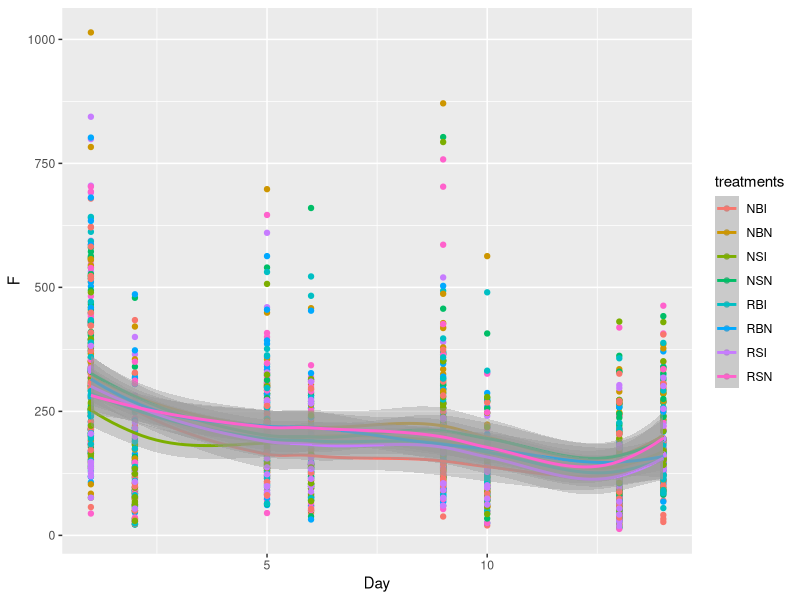
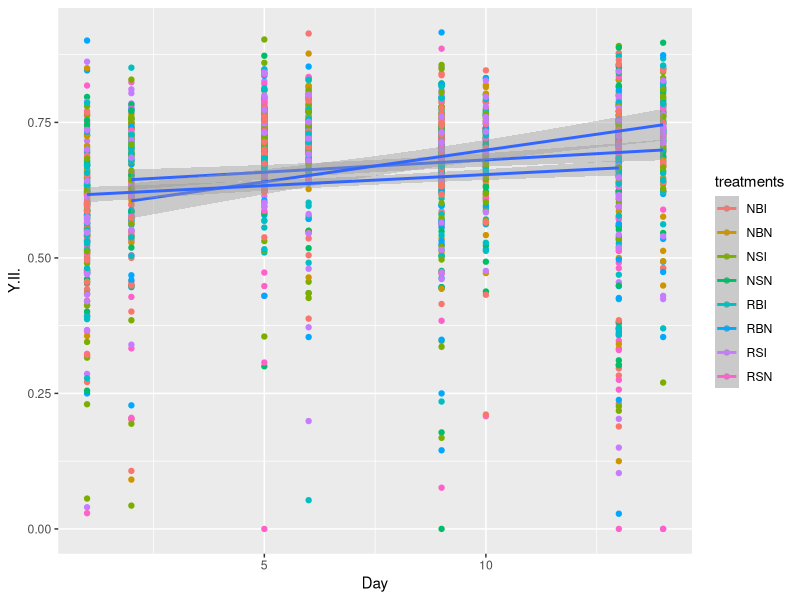
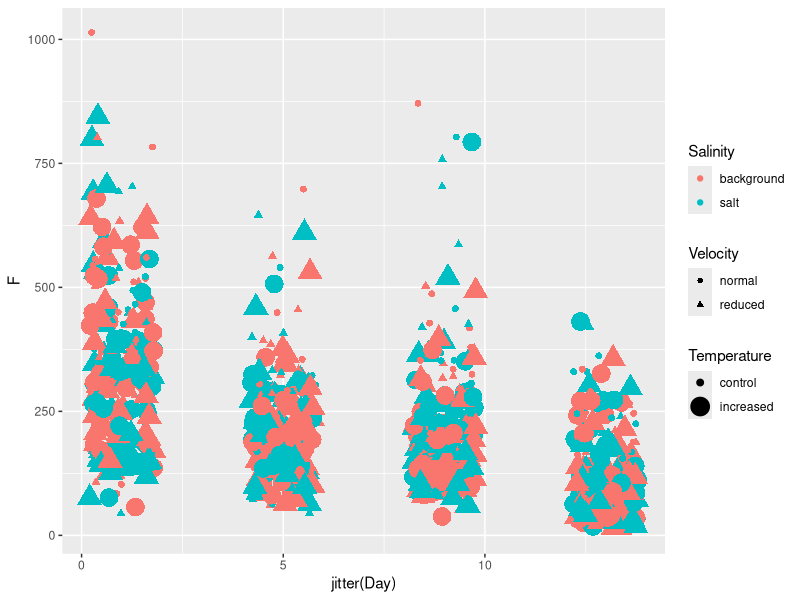
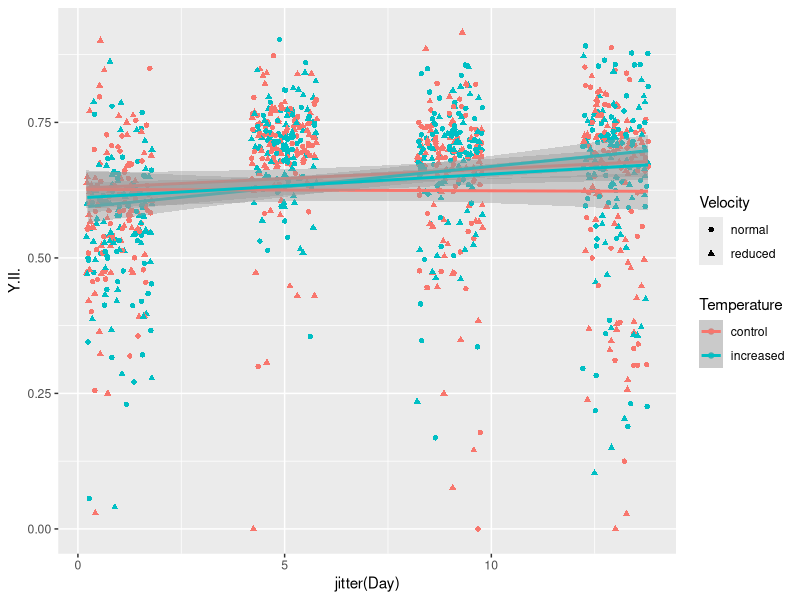
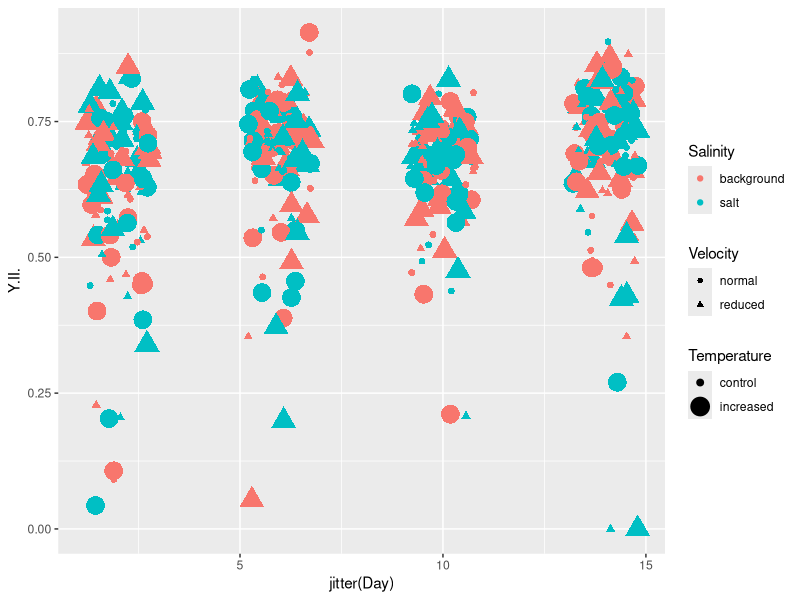
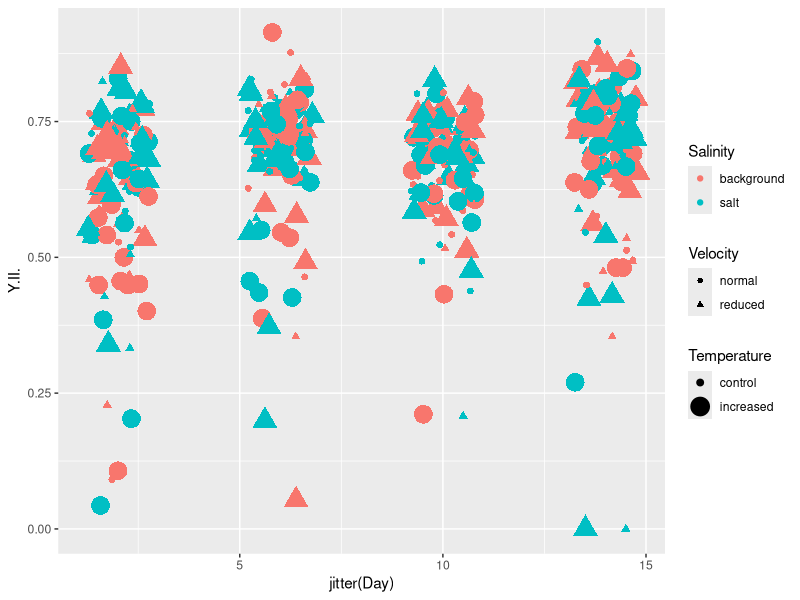
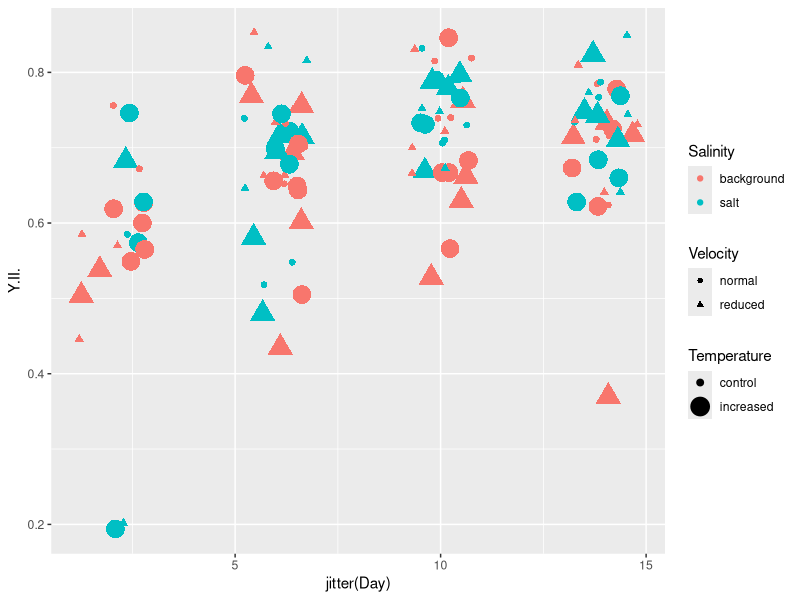
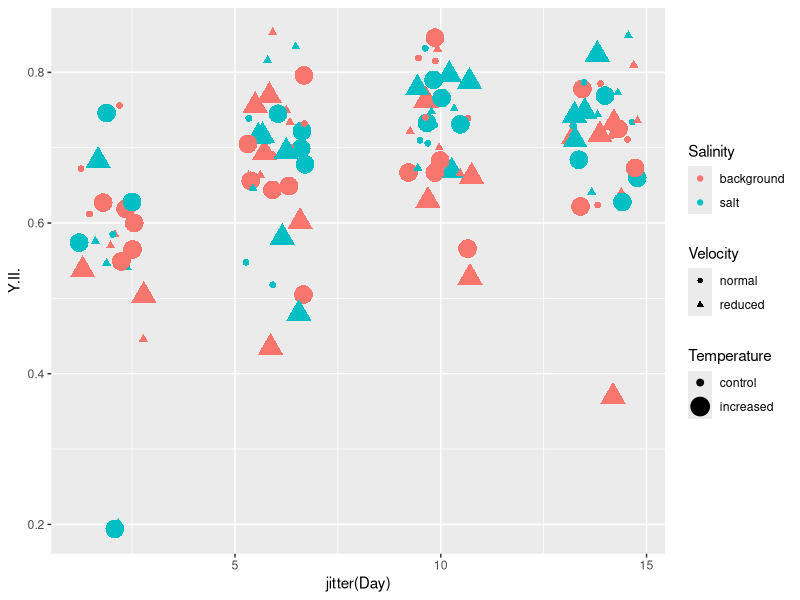

Recreate these plots in R, in order.
library(ggplot2)
library(dplyr)
dat <- read.csv("PAM2022_full.csv")

dat$Temperature[dat$Temperature == "normal"] <- "control"
dat$Temperature <- factor(dat$Temperature)
dat$Salinity <- factor(dat$Salinity)
dat$Velocity <- factor(dat$Velocity)

ggplot(dat, aes(x = Day, y = F, color = treatments)) + geom_point() + geom_smooth()

ggplot(dat, aes(x = Day, y = Y.II., group = Phase, color = treatments)) + geom_point() + geom_smooth(method = "lm")

# change in yield during stressor phase:
m1.y <- lm(Y.II. ~ Day, data = dat, subset = Phase == "stress")
summary(m1.y)
# significant, but very minor increase 

# trend in F0 during stressor phase:
m1.f <- lm(F ~ Day, data = dat, subset = Phase == "stress")
summary(m1.f)
# F0 decreases during stressor phase

# split by treatments:
m2.f <- lm(F ~ Day * (Velocity + Salinity + Temperature), data = dat, subset = Phase == "stress")
summary(m2.f)
# significant decrease in Y.2 over stressor phase
# no difference either in averages or trends between main treatments
m2.f.a <- lm(F ~ Day + Velocity + Salinity + Temperature, data = dat, subset = Phase == "stress")
summary(m2.f.a)
# ANCOVA with common slopes shows strong negative effect of increased T
AIC(m2.f, m2.f.a)
# common slopes the better model

ggplot(data = filter(dat, Phase == "stress"), aes(x = jitter(Day), y = F, shape = Velocity, size = Temperature, color = Salinity)) + geom_point()

# yield:
m2.y <- lm(Y.II. ~ Day * (Velocity + Salinity + Temperature), data = dat, subset = Phase == "stress")
summary(m2.y)
# higher T or lower velocity --> slight increase in yield
m2.y.a <- lm(Y.II. ~ Day + Velocity + Salinity + Temperature, data = dat, subset = Phase == "stress")
summary(m2.y.a)
# with common slopes model, reduced velocity seems to have the strongest (negative) effect
m2.y.b <- lm(Y.II. ~ Salinity + Day * (Velocity + Temperature), data = dat, subset = Phase == "stress")
summary(m2.y.b)
# slight, but significant positive trend with time
# reduced velocity slight negative, increased T slight positive effect on slope
AIC(m2.y, m2.y.a, m2.y.b)
# model b looks best by AIC

ggplot(data = filter(dat, Phase == "stress"), aes(x = jitter(Day), y = Y.II., F, shape = Velocity, color = Temperature)) + geom_point() +
  geom_smooth(method = "lm")


##### during recovery phase:
# split by treatments:
m2.f.r <- lm(F ~ Day * (Velocity + Salinity + Temperature), data = dat, subset = Phase == "recovery")
summary(m2.f.r)
# increase in F0 during recovery phase; lower levels at increased T; lower increase under reduced velocity
ggplot(data = filter(dat, Phase == "recovery"), aes(x = jitter(Day), y = Y.II., shape = Velocity, size = Temperature, color = Salinity)) + geom_point()

# yield:
m2.y.r <- lm(Y.II. ~ Day * (Velocity + Salinity + Temperature), data = dat, subset = Phase == "recovery")
summary(m2.y.r)
# slight positive trend, no differences
ggplot(data = filter(dat, Phase == "recovery"), aes(x = jitter(Day), y = Y.II., F, shape = Velocity, size = Temperature, color = Salinity)) + geom_point()

##### recovery phase, clean surface:
# split by treatments:
m2.f.s <- lm(F ~ Day * (Velocity + Salinity + Temperature), data = dat, subset = Phase == "recovery_scraped")
summary(m2.f.s)
# strong positive trend, no differences among treatments
ggplot(data = filter(dat, Phase == "recovery_scraped"), aes(x = jitter(Day), y = Y.II., shape = Velocity, size = Temperature, color = Salinity)) + geom_point()

# yield:
m2.y.s <- lm(Y.II. ~ Day * (Velocity + Salinity + Temperature), data = dat, subset = Phase == "recovery_scraped")
summary(m2.y.s)
# slight positive trend, slightly stronger under salt; no other differences
ggplot(data = filter(dat, Phase == "recovery_scraped"), aes(x = jitter(Day), y = Y.II., F, shape = Velocity, size = Temperature, color = Salinity)) + geom_point()

####
#### recovery phase: is there a difference between colonized and free surfaces?
##### recovery phase, clean surface:
# split by treatments:
m3.f <- lm(F ~ Phase + Day * (Velocity + Salinity + Temperature), data = dat, subset = (Phase == "recovery_scraped" | Phase == "recovery"))
summary(m3.f)
# slight positive trend, scraped starts much lower, low velocity slightly faster decrease than rest
m3.f.a <- lm(F ~ Phase * Day * (Velocity + Salinity + Temperature), data = dat, subset = (Phase == "recovery_scraped" | Phase == "recovery"))
summary(m3.f.a)
# scraped starts almost by zero (makes sense); no overall trend for colonized surfaces, positive trend for scraped, with little heterogeneity
AIC(m3.f, m3.f.a)
# the second one better by AIC

# yield:
m3.y <- lm(Y.II. ~ Phase + Day * (Velocity + Salinity + Temperature) , data = dat, subset = (Phase == "recovery_scraped" | Phase == "recovery"))
summary(m3.y)
# slight positive trend, slightly stronger under salt; no other differences
m3.y.a <- lm(Y.II. ~ Phase * Day * (Velocity + Salinity + Temperature) , data = dat, subset = (Phase == "recovery_scraped" | Phase == "recovery"))
summary(m3.y.a)
# slight positive trend overall; no heterogeneity
AIC(m3.y, m3.y.a)
# the simpler mode here slightly better by AIC, but basically both say the same

ggplot(data = filter(dat, Phase == "recovery_scraped"), aes(x = jitter(Day), y = Y.II., F, shape = Velocity, size = Temperature, color = Salinity)) + geom_point()

##### Looking at final days of stressor / recovery phase only:
lastday.stress <- max(dat$Day[dat$Phase == "stress"])
lastday.recovery <- max(dat$Day[dat$Phase == "recovery"])

dat.lastdays <- dat[dat$Day == lastday.stress | dat$Day == lastday.recovery,]
dat.lastdays$Phase <- factor(dat.lastdays$Phase, levels = c("stress", "recovery", "recovery_scraped"))

# F0:
ml.f <- lm(F ~ Phase, dat = dat.lastdays)
summary(ml.f)
# final day F0 (~ photosynth. biomass) increases during recovery, but increase on scraped surface much stronger

# Y:
ml.y <- lm(Y.II. ~ Phase, dat = dat.lastdays)
summary(ml.y)
# final day yield (~ photosynth. health) ok even at end of stressor phase; but increases during recovery, 
# increase on scraped surface much stronger

## split by treatments:
# F0 at end of stressor phase:
ml.f.s <- lm(F ~ Salinity + Temperature + Velocity, dat = dat.lastdays, subset = Phase == "stress")
summary(ml.f.s)
# T increase has a negative effect

ml.f.s.i <- lm(F ~ Salinity * Temperature * Velocity, dat = dat.lastdays, subset = Phase == "stress")
summary(ml.f.s.i)
# no nothing with interactions


# F0 at end of recovery phase:
ml.f.r <- lm(F ~ Salinity + Temperature + Velocity, dat = dat.lastdays, subset = Phase == "recovery")
summary(ml.f.r)
# T increase has a slight negative effect

# F0 at end of recovery phase for scraped surfaces:
ml.f.rs <- lm(F ~ Salinity + Temperature + Velocity, dat = dat.lastdays, subset = Phase == "recovery_scraped")
summary(ml.f.rs)
# no differences (makes sense)

# F0 at end of recovery phase for scraped vs. colonized surfaces:
ml.f.rsc <- lm(F ~ Phase * (Salinity + Temperature + Velocity), dat = dat.lastdays, subset = Phase != "stress")
summary(ml.f.rsc)
# apart from seen T effect, no significant heterogeneity

# so we could look at effect of scraping on its own:
ml.f.scr.o <- lm(F ~ Phase, dat = dat.lastdays, subset = Phase != "stress")
summary(ml.f.scr.o)
# overall, the (also above ssen) slight positive effect of scraping --> freshly recolonized surfaces appear to have a slightly "stronger"
# (more photosynthetic biomass + health) biofilm

# Y at end of stressor phase:
ml.y.s <- lm(Y.II. ~ Salinity + Temperature + Velocity, dat = dat.lastdays, subset = Phase == "stress")
summary(ml.y.s)
# low velocity  has a slight  negative effect; more or less no heterogeneity at all
